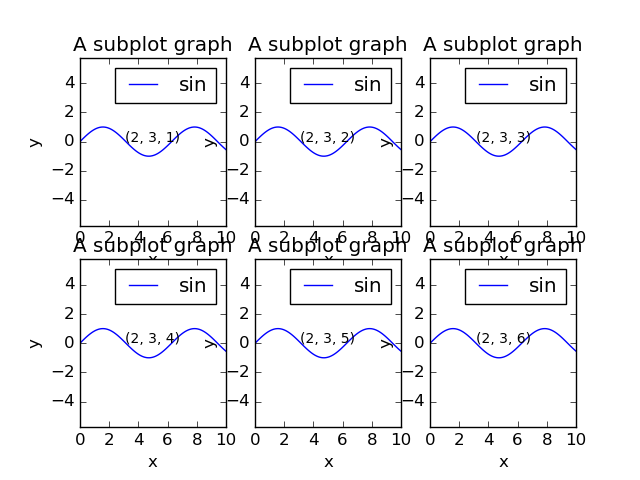

Write the Python code that produced this figure.
import matplotlib.pyplot as plt
import numpy as np

x = np.linspace(0, 10, 100)

fig = plt.figure()

plt.style.use('classic')

for i in range(1, 7):
    plt.subplot(2, 3, i)
    plt.plot(x, np.sin(x), label='sin')
    plt.title('A subplot graph')
    plt.xlabel('x')
    plt.ylabel('y')
    plt.text(5, 0, str((2, 3, i)), fontsize=10, ha='center')
    plt.legend(loc='upper right', frameon=True)
    plt.axis('equal')

fig.savefig('example_subplot.png')
plt.show()
